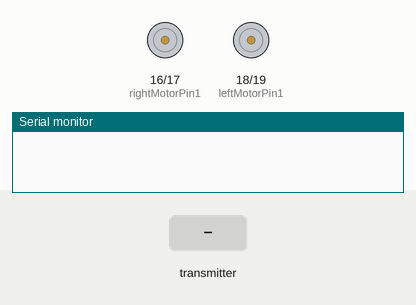
A sketch run on a simulated ESP32. Shown: motor-driver pin pairs drawn as motors (green arrow = first pin HIGH = forward, orange = second pin HIGH = backward, longer = more drive, scaled by the enable pin), the last lines printed to the serial monitor. Inputs (shaded band) come from the test bench.

Above: at 1.2 s.
1.3 s: the transmitter starts sending switchPressed = 1
At 1.55 s:
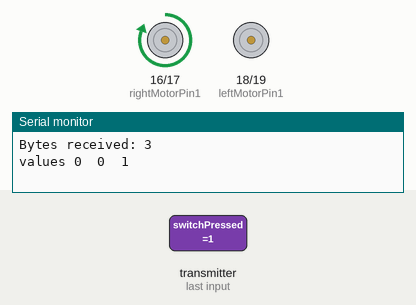
At 2.05 s:
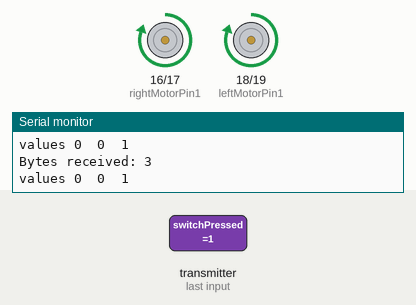
4.3 s: the transmitter starts sending xAxisValue = 64
7.3 s: the transmitter starts sending yAxisValue = 128
10.3 s: the transmitter starts sending xAxisValue = 0
13.3 s: the transmitter starts sending yAxisValue = 255
16.3 s: the transmitter starts sending xAxisValue = 255
Timing chart, 0 to 20.3 s (numbered marks = the images above; inputs shaded):
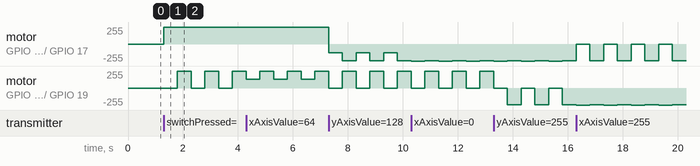

Measured:
- after the input at 1.3 s, motor on GPIO 16 (rightMotorPin1) / GPIO 17 (rightMotorPin2): alternates forward 255/255 for 0.50 s and forward 253/255 for 0.50 s, starting at once; motor on GPIO 18 (leftMotorPin1) / GPIO 19 (leftMotorPin2): alternates forward 253/255 for 0.50 s and stopped for 0.50 s, starting after 0.50 s

The sketch:

ESPNOW_Car_Receiver_L298N.ino
```cpp
// Code for Reciever (Car) for ESPNOW 2WD Car
// Updated to utilize L298N Motor Driver
// NOTE:  Because of some deprecated functions, its necessary to downgrade your board to version 2.0.17:
// https://forum.arduino.cc/t/downgrade-from-v3-0-x-to-v2-0-x/1272211
// Modified by Scott Yeager from various sources

// Include Libraries
#include <esp_now.h>
#include <WiFi.h>

//Right motor
int enableRightMotor=22;
int rightMotorPin1=16;
int rightMotorPin2=17;
//Left motor
int enableLeftMotor=23;
int leftMotorPin1=18;
int leftMotorPin2=19;

#define MAX_MOTOR_SPEED 254 //255

const int PWMFreq = 1000; /* 1 KHz */
const int PWMResolution = 8;
const int rightMotorPWMSpeedChannel = 4;
const int leftMotorPWMSpeedChannel = 5;

#define SIGNAL_TIMEOUT 1000  // This is signal timeout in milli seconds. We will reset the data if no signal
unsigned long lastRecvTime = 0;

typedef struct PacketData
{
  byte xAxisValue;
  byte yAxisValue;
  byte switchPressed;
}PacketData;
PacketData receiverData;

bool throttleAndSteeringMode = false;


// callback function that will be executed when data is received
void OnDataRecv(const uint8_t * mac, const uint8_t *incomingData, int len)
{
  if (len == 0)
  {
    return;
  }
  memcpy(&receiverData, incomingData, sizeof(receiverData));
  Serial.print("Bytes received: ");
  Serial.println(len);
  String inputData ;
  inputData = inputData + "values " + receiverData.xAxisValue + "  " + receiverData.yAxisValue + "  " + receiverData.switchPressed;
  Serial.println(inputData);
  if (receiverData.switchPressed == true)
  {
    if (throttleAndSteeringMode == false)
    {
      throttleAndSteeringMode = true;
    }
    else
    {
      throttleAndSteeringMode = false;
    }
  }

  if (throttleAndSteeringMode)
  {
    throttleAndSteeringMovements();
  }
  else
  {
    simpleMovements();
  }

  lastRecvTime = millis();
}


void simpleMovements()
{
  if (receiverData.yAxisValue <= 75)       //Move car Forward
  {
    rotateMotor(MAX_MOTOR_SPEED, MAX_MOTOR_SPEED);
  }
  else if (receiverData.yAxisValue >= 178)   //Move car Backward
  {
    rotateMotor(-MAX_MOTOR_SPEED, -MAX_MOTOR_SPEED);
  }
  else if (receiverData.xAxisValue >= 172)  //Move car Right
  {
    rotateMotor(MAX_MOTOR_SPEED, -MAX_MOTOR_SPEED);/////////////////////
  }
  else if (receiverData.xAxisValue <= 75)   //Move car Left
  {
    rotateMotor(-MAX_MOTOR_SPEED, MAX_MOTOR_SPEED);//////////////////////
  }
  else                                      //Stop the car
  {
    rotateMotor(0, 0);
  }
}


void throttleAndSteeringMovements()
{
  int throttle = map( receiverData.yAxisValue, 254, 0, -255, 255);
  int steering = map( receiverData.xAxisValue, 0, 254, -255, 255);
  int motorDirection = 1;

  if (throttle < 0)       //Move car backward
  {
    motorDirection = -1;
  }

  int rightMotorSpeed, leftMotorSpeed;
  rightMotorSpeed =  abs(throttle) - steering;
  leftMotorSpeed =  abs(throttle) + steering;
  rightMotorSpeed = constrain(rightMotorSpeed, 0, 255);
  leftMotorSpeed = constrain(leftMotorSpeed, 0, 255);

  rotateMotor(rightMotorSpeed * motorDirection, leftMotorSpeed * motorDirection);
}


void rotateMotor(int rightMotorSpeed, int leftMotorSpeed)
{
  if (rightMotorSpeed < 0)
  {
    digitalWrite(rightMotorPin1,LOW);
    digitalWrite(rightMotorPin2,HIGH);
  }
  else if (rightMotorSpeed > 0)
  {
    digitalWrite(rightMotorPin1,HIGH);
    digitalWrite(rightMotorPin2,LOW);
  }
  else
  {
    digitalWrite(rightMotorPin1,LOW);
    digitalWrite(rightMotorPin2,LOW);
  }

  if (leftMotorSpeed < 0)
  {
    digitalWrite(leftMotorPin1,LOW);
    digitalWrite(leftMotorPin2,HIGH);
  }
  else if (leftMotorSpeed > 0)
  {
    digitalWrite(leftMotorPin1,HIGH);
    digitalWrite(leftMotorPin2,LOW);
  }
  else
  {
    digitalWrite(leftMotorPin1,LOW);
    digitalWrite(leftMotorPin2,LOW);
  }

  ledcWrite(rightMotorPWMSpeedChannel, abs(rightMotorSpeed));
  ledcWrite(leftMotorPWMSpeedChannel, abs(leftMotorSpeed));
}


void setUpPinModes()
{
  pinMode(enableRightMotor,OUTPUT);
  pinMode(rightMotorPin1,OUTPUT);
  pinMode(rightMotorPin2,OUTPUT);

  pinMode(enableLeftMotor,OUTPUT);
  pinMode(leftMotorPin1,OUTPUT);
  pinMode(leftMotorPin2,OUTPUT);

  //Set up PWM for motor speed
  ledcSetup(rightMotorPWMSpeedChannel, PWMFreq, PWMResolution);
  ledcSetup(leftMotorPWMSpeedChannel, PWMFreq, PWMResolution);
  ledcAttachPin(enableRightMotor, rightMotorPWMSpeedChannel);
  ledcAttachPin(enableLeftMotor, leftMotorPWMSpeedChannel);

  rotateMotor(0, 0);
}


void setup()
{
  setUpPinModes();

  Serial.begin(115200);
  WiFi.mode(WIFI_STA);

  // Init ESP-NOW
  if (esp_now_init() != ESP_OK)
  {
    Serial.println("Error initializing ESP-NOW");
    return;
  }

  esp_now_register_recv_cb(OnDataRecv);
}


void loop()
{
  //Check Signal lost.
  unsigned long now = millis();
  if ( now - lastRecvTime > SIGNAL_TIMEOUT )
  {
    rotateMotor(0, 0);
  }
}
```
